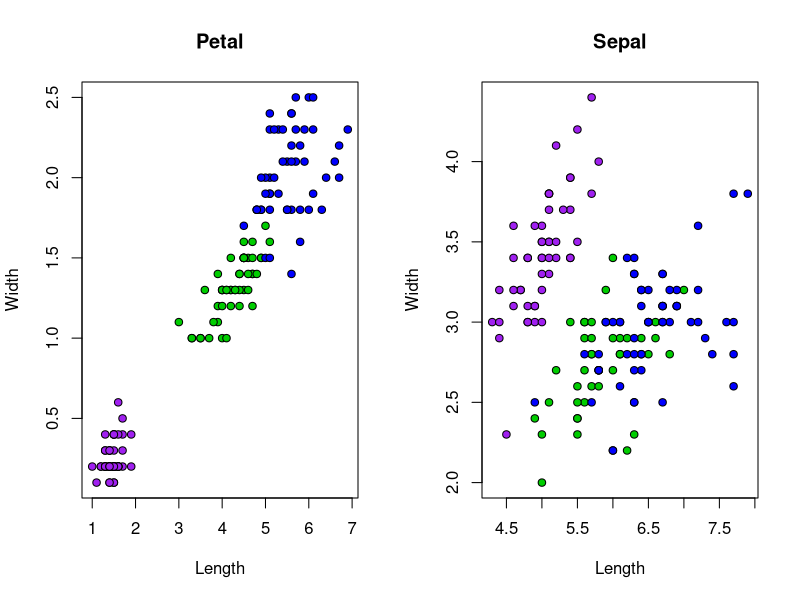

Reproduce this figure in R.
# Iris Data Assignment One

# Create two columns on single row
par(
  mfrow=c(1,2))
 
# Create scatter plot for petals
plot(
  iris$Petal.Length,
  iris$Petal.Width,
  pch=21, # type of symbol
  bg=c("purple","green3","blue")[unclass(iris$Species)],
  main="Petal", # main title
  xlab="Length", # x title
  ylab="Width" # y title
)
 
# Create scatter plot for sepal
plot(
  iris$Sepal.Length,
  iris$Sepal.Width,
  pch=21,
  bg=c("purple","green3","blue")[unclass(iris$Species)],
  main="Sepal",
  xlab="Length",
  ylab="Width"
)
